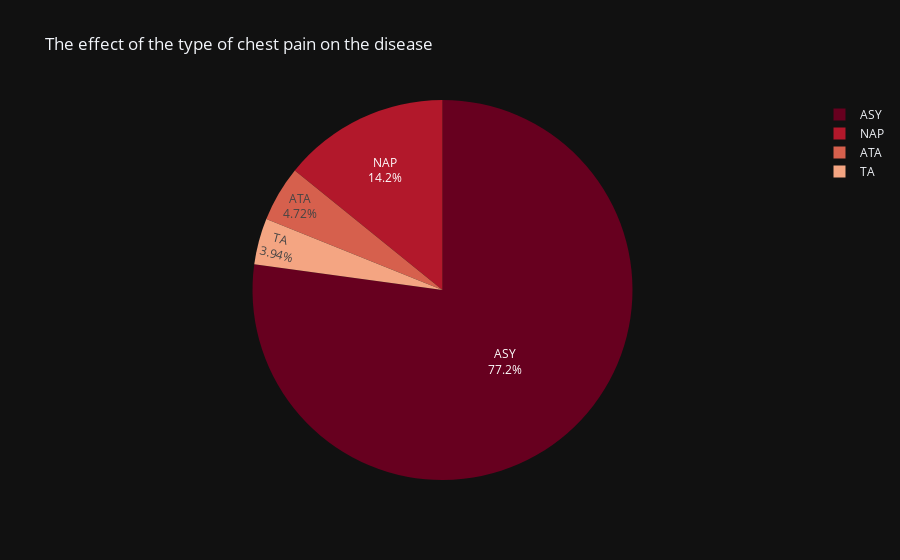

The code cell stored with this chart in its notebook:
### Markdown cell above
#### the most common type of chest pain that affects the disease :

### Code cell
fig=px.pie(df,values='HeartDisease',names='ChestPainType',template='plotly_dark',color_discrete_sequence=px.colors.sequential.RdBu,title='The effect of the type of chest pain on the disease')
fig.update_traces(textposition='inside',textinfo='percent+label')

### Figure 1 — Plotly figure (JSON) as saved in the notebook; plotly's stock layout.template omitted (floating-point values rounded to 4 significant figures; data arrays with more than 128 entries replaced by an {"elided": "..."} marker saying what was removed)
{"data": [{"domain": {"x": [0, 1], "y": [0, 1]}, "hovertemplate": "ChestPainType=%{label}<br>HeartDisease=%{value}<extra></extra>", "labels": {"elided": "918 str values"}, "legendgroup": "", "name": "", "showlegend": true, "textinfo": "percent+label", "textposition": "inside", "type": "pie", "values": {"elided": "918 int values"}}], "layout": {"legend": {"tracegroupgap": 0}, "piecolorway": ["rgb(103,0,31)", "rgb(178,24,43)", "rgb(214,96,77)", "rgb(244,165,130)", "rgb(253,219,199)", "rgb(247,247,247)", "rgb(209,229,240)", "rgb(146,197,222)", "rgb(67,147,195)", "rgb(33,102,172)", "rgb(5,48,97)"], "title": {"text": "The effect of the type of chest pain on the disease"}}}
